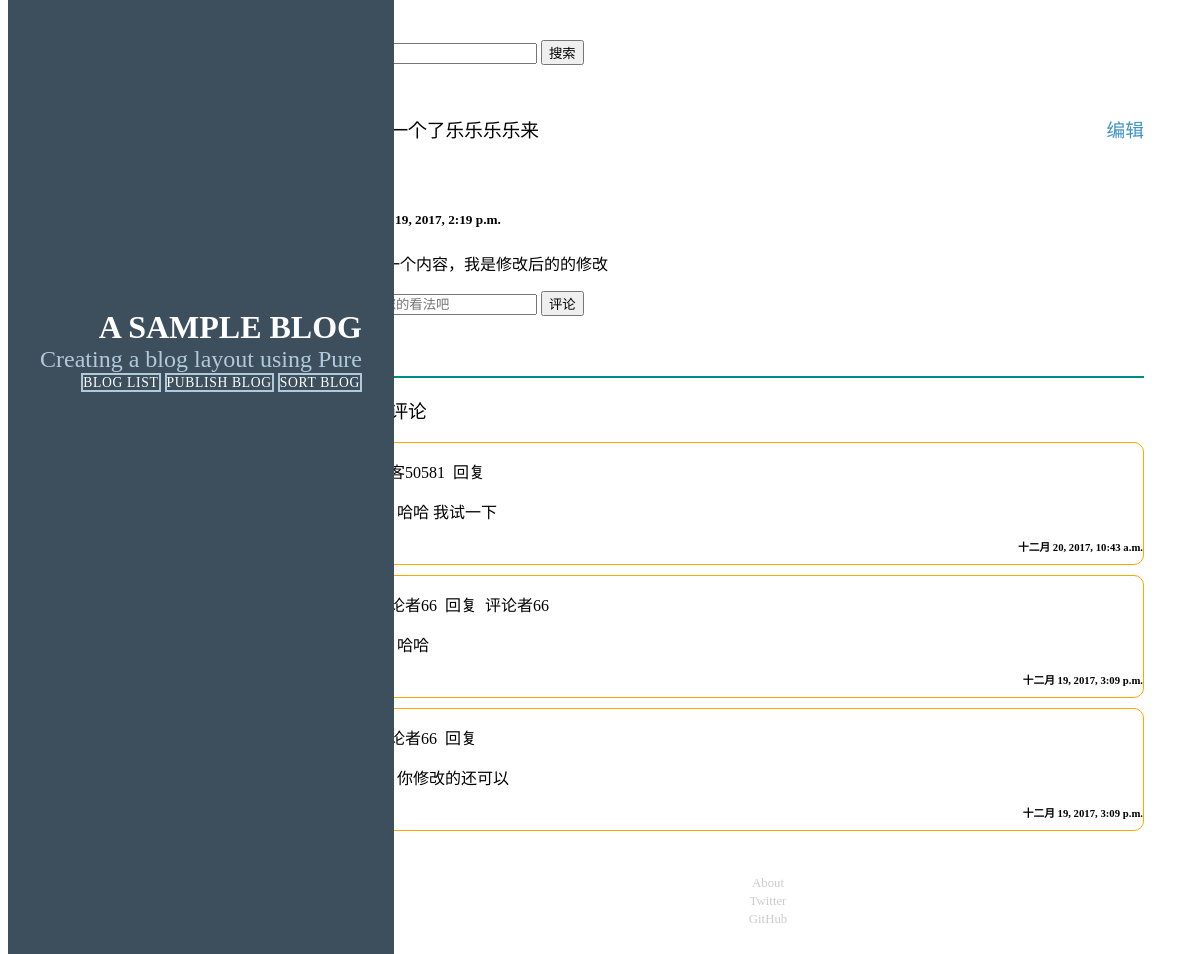
The app's page /blog/content/10 with its own data.
### blog/models.py (models this page shows, shortened)
class Article(models.Model):
    author = models.CharField(max_length=16)
    title = models.CharField(max_length=50)
    content = models.TextField(max_length=2000)
    create_time = models.DateTimeField(auto_now=True)
    class Meta:
        ordering = ['-create_time']

class BlogComment(models.Model):
    username = models.CharField(max_length=16)
    article = models.ForeignKey(Article)
    comment = models.TextField(max_length=1000)
    parent = models.ForeignKey('self',default=None,blank=True,null=True)
    create_time = models.DateTimeField(auto_now=True)
    class Meta:
        ordering = ['-create_time']

### blog/helper.py (the view)
    def wrap(request, *args, **kwargs):
        response = view_func(request, *args, **kwargs)
        if response.status_code == 200:
            key = 'read_counter'
            r.zincrby(key, str(args[0]))  # 自加一
        return response

### blog/helper.py (called while the page is built)
def statistic(view_func):
    def wrap(request,*args,**kwargs):
        ip = request.META['REMOTE_ADDR']
        aid = args[0]
        logger.info('logging'+" : " + str(aid)+" , "+str(ip))
        return view_func(request,*args,**kwargs)
    return wrap

def read_counter(view_func):
    def wrap(request, *args, **kwargs):
        response = view_func(request, *args, **kwargs)
        if response.status_code == 200:
            key = 'read_counter'
            r.zincrby(key, str(args[0]))  # 自加一
        return response
    return wrap

### blog/views.py (called while the page is built, shortened)
@statistic   #日志打印
@read_counter   #统计点击次数
def content(request,*args, **kwargs):
    article = cache.get('article'+str(args[0]))
    if article is None:
        article = Article.objects.filter(id=args[0]).first()
        cache.set('article'+str(args[0]),article,)
    comments = BlogComment.objects.filter(article=article)
    context = {'article':article,'comments':comments}
    return render(request,'blog/content.html',context)

### templates/blog/content.html (shortened to what this page needs)
{% extends 'base.html' %}
{% load static %}
{% block content %}
    <div style="padding-bottom: 60px; border-bottom: 2px solid darkcyan">
    <h3>{{ article.title }}    <a  style="float:right;" href="{% url 'blog:publish' article.id %}">编辑</a></h3>
    <h4>{{ article.author }}</h4>
    <h5>{{ article.create_time }}</h5>
    <p>{{ article.content }}
    </p>
    <form class="pure-form" action="{% url 'blog:content' article.id %}" method="post">
        <input class="pure-input-2-3" type="text" name="comment" placeholder="说说您的看法吧">
        <button type="submit" class="pure-button pure-button-primary">评论</button>
    </form>
    </div>
    <h3>文章评论</h3>
    {% for comment in comments %}
        <div style="border: 1px solid orange;padding-left:20px;border-radius: 10px ;margin-bottom:10px ">
            <p style="margin-bottom: 0px">{{ comment.username }}&nbsp;&nbsp;回复&nbsp;&nbsp;{{ comment.parent.username }}</p>
            <p style="" >&nbsp;&nbsp;&nbsp;&nbsp;&nbsp;&nbsp;{{ comment.comment }}</p>
            <h6 style="float: right;margin: 0px ;padding: 0px">{{ comment.create_time }}</h6>
            <p style="font-size: 10px;color: orange ;width: 30px" class="preply">回复</p>
        </div>
    {% endfor %}
{% endblock %}

### static/css/layouts/blog.css (style rules this page uses)
* { -webkit-box-sizing: border-box; -moz-box-sizing: border-box; box-sizing: border-box; }
a { text-decoration: none; color: rgb(61, 146, 201); }
h3 { font-weight: 100; }

### records on screen
Article: title "最后一个了乐乐乐乐来", create_time "十二月 19, 2017, 2:19 p.m.", content "最后一个内容，我是修改后的的修改"
BlogComment: username "游客50581", comment "哈哈 我试一下", create_time "十二月 20, 2017, 10:43 a.m."
BlogComment: username "评论者66", parent.username "评论者66", comment "哈哈", create_time "十二月 19, 2017, 3:09 p.m."
BlogComment: username "评论者66", comment "你修改的还可以", create_time "十二月 19, 2017, 3:09 p.m."
